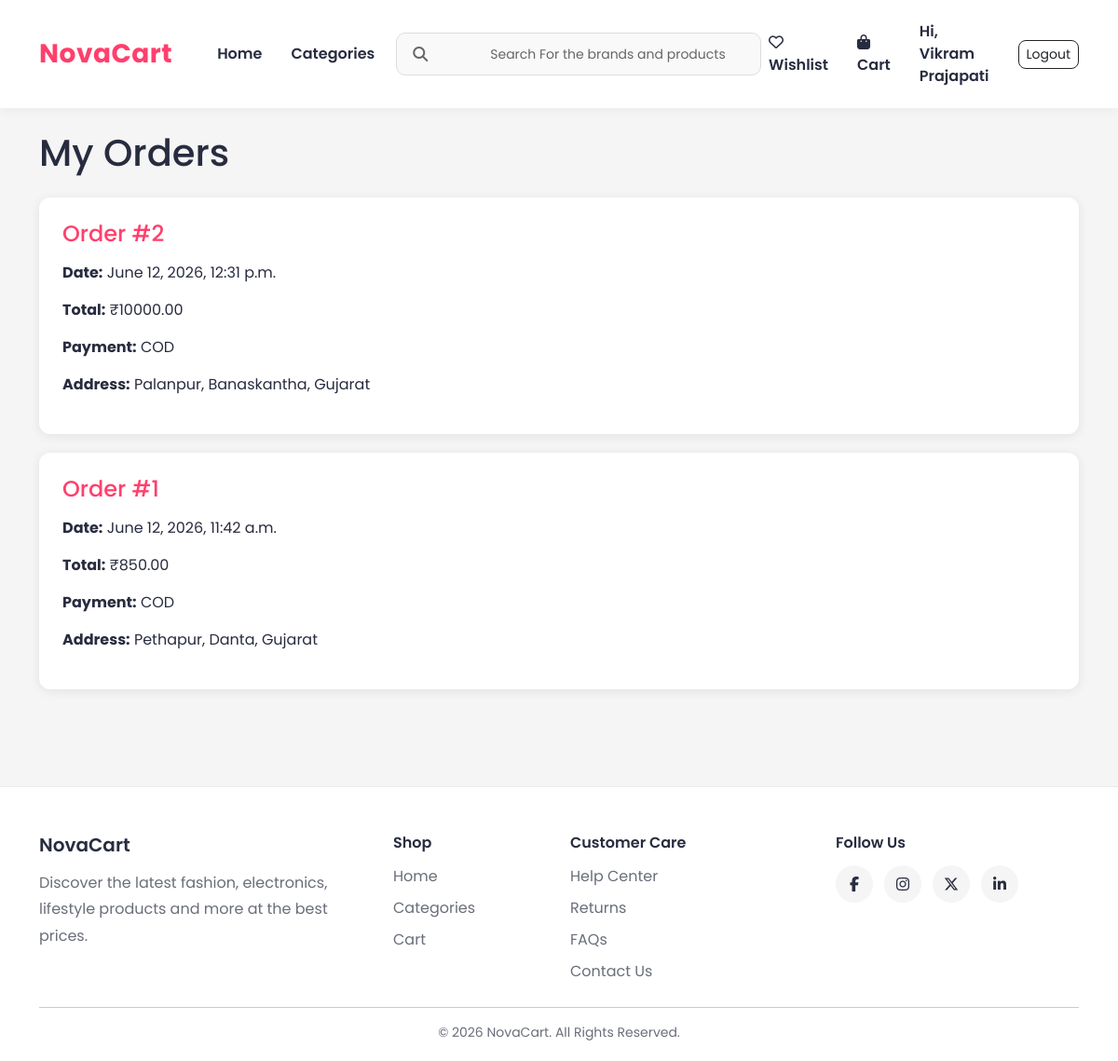
/cart/order-history/ (signed in), run on an earlier commit of the app's database.
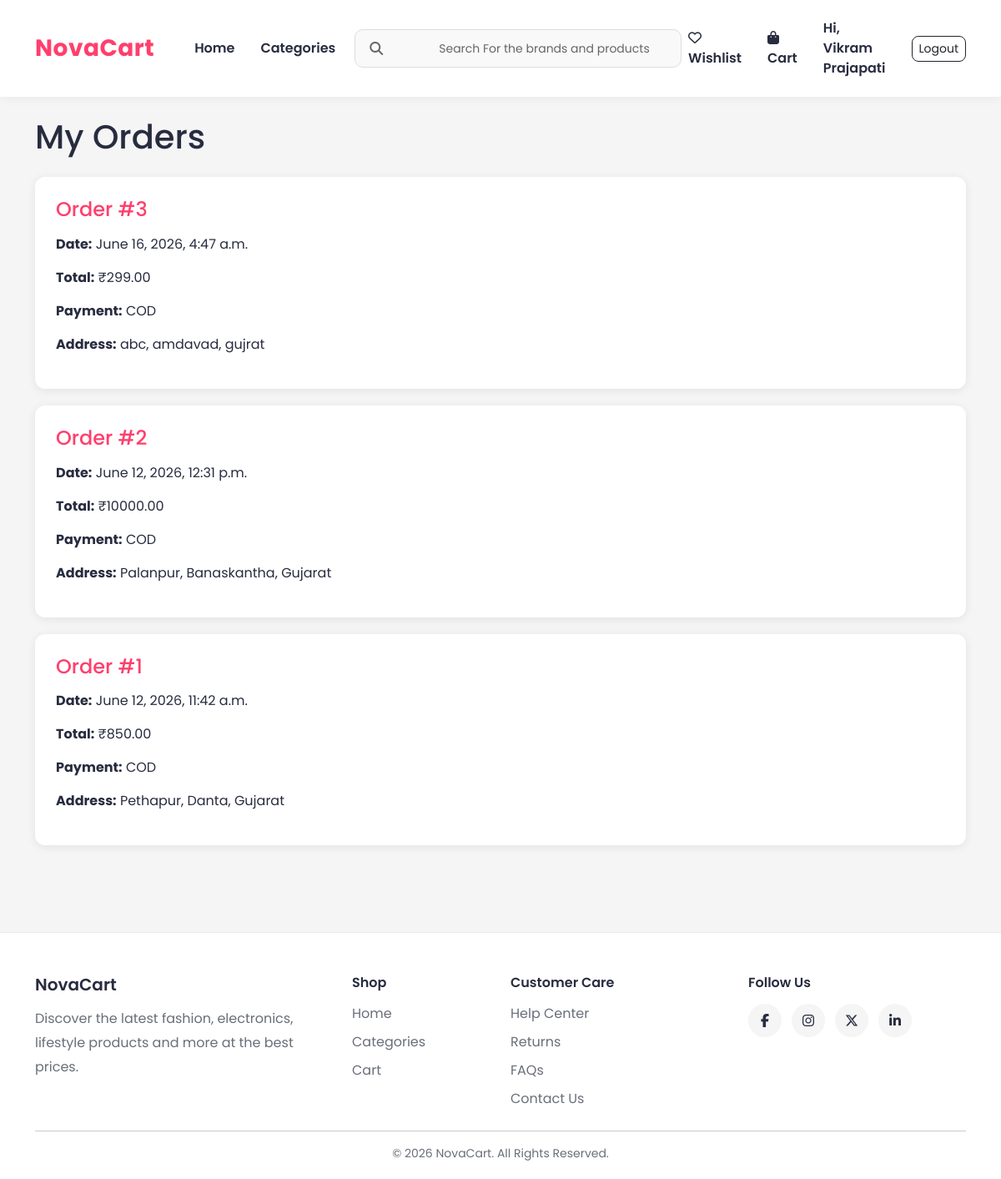
And on a later commit of the database.
### order/models.py (models this page shows, shortened)
class Order(models.Model):
    PAYMENT_CHOICES = (
        ('COD', 'Cash On Delivery'),
    )
    STATUS_CHOICES = (
        ('Pending', 'Pending'),
        ('Packed', 'Packed'),
        ('Shipped', 'Shipped'),
        ('Delivered', 'Delivered'),
    )
    user = models.ForeignKey(
        User,
        on_delete=models.CASCADE
    )
    full_name = models.CharField(
        max_length=100
    )
    phone = models.CharField(
        max_length=15
    )
    address = models.TextField()
    city = models.CharField(
        max_length=100
    )
    state = models.CharField(
        max_length=100
    )
    pincode = models.CharField(
        max_length=10
    )
    payment_method = models.CharField(
        max_length=20,
        choices=PAYMENT_CHOICES,
        default='COD'
    )
    total_price = models.DecimalField(
        max_digits=10,
        decimal_places=2
    )
    is_paid = models.BooleanField(
        default=False
    )
    status = models.CharField(
        max_length=20,
        choices=STATUS_CHOICES,
        default='Pending'
    )
    created_at = models.DateTimeField(
        auto_now_add=True
    )

### order/views.py (the view)
@login_required
def order_history(request):
    orders = Order.objects.filter(
        user=request.user
    ).order_by('-created_at')
    return render(
        request,
        'order_history.html',
        {
            'orders': orders
        }
    )

### store/context_processors.py (called while the page is built)
def categories_processor(request):
    return {
        'categories': Categories.objects.all()
    }

### templates/order_history.html (shortened to what this page needs)
{% extends 'base.html' %}
{% block content %}
<h1 class="mb-4">
    My Orders
</h1>
{% if orders %}
{% for order in orders %}
<div class="order-card">
    <h4>
        Order #{{ order.id }}
    </h4>
    <p>
        <strong>Date:</strong>
        {{ order.created_at }}
    </p>
    <p>
        <strong>Total:</strong>
        ₹{{ order.total_price }}
    </p>
    <p>
        <strong>Payment:</strong>
        {{ order.payment_method }}
    </p>
    <p>
        <strong>Address:</strong>
        {{ order.address }},
        {{ order.city }},
        {{ order.state }}
    </p>
</div>
{% endfor %}
{% endif %}
{% endblock %}

What changed in the data, as far as the page shows it:
added Order: id "3", created_at "June 16, 2026, 4:47 a.m.", total_price "299.00", payment_method "COD", address "abc", city "amdavad", state "gujrat"
